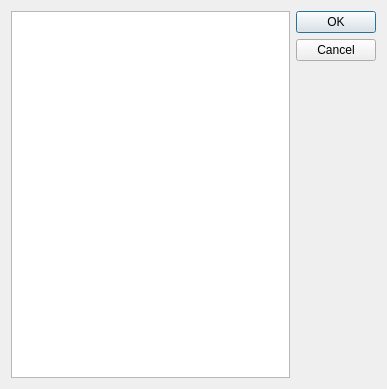
<?xml version="1.0" encoding="UTF-8"?>
<ui version="4.0">
 <class>Dialog</class>
 <widget class="QDialog" name="Dialog">
  <property name="geometry">
   <rect>
    <x>0</x>
    <y>0</y>
    <width>387</width>
    <height>389</height>
   </rect>
  </property>
  <property name="windowTitle">
   <string>Dialog</string>
  </property>
  <layout class="QGridLayout" name="gridLayout">
   <item row="0" column="1">
    <widget class="QDialogButtonBox" name="buttonBox">
     <property name="orientation">
      <enum>Qt::Vertical</enum>
     </property>
     <property name="standardButtons">
      <set>QDialogButtonBox::Cancel|QDialogButtonBox::Ok</set>
     </property>
    </widget>
   </item>
   <item row="0" column="0">
    <widget class="QListWidget" name="listWidget"/>
   </item>
  </layout>
 </widget>
 <resources/>
 <connections>
  <connection>
   <sender>buttonBox</sender>
   <signal>rejected()</signal>
   <receiver>Dialog</receiver>
   <slot>reject()</slot>
   <hints>
    <hint type="sourcelabel">
     <x>316</x>
     <y>260</y>
    </hint>
    <hint type="destinationlabel">
     <x>286</x>
     <y>274</y>
    </hint>
   </hints>
  </connection>
  <connection>
   <sender>buttonBox</sender>
   <signal>accepted()</signal>
   <receiver>Dialog</receiver>
   <slot>accept()</slot>
   <hints>
    <hint type="sourcelabel">
     <x>248</x>
     <y>254</y>
    </hint>
    <hint type="destinationlabel">
     <x>157</x>
     <y>274</y>
    </hint>
   </hints>
  </connection>
 </connections>
</ui>
